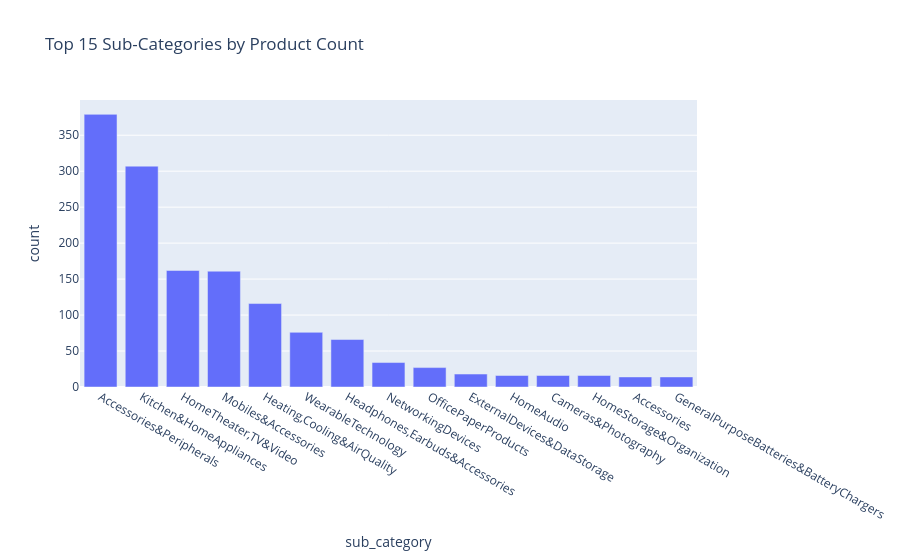

Here is the notebook cell this chart was saved with:
### Code cell
sub_cat_counts = clean_df['sub_category'].value_counts().reset_index()
sub_cat_counts.columns = ['sub_category', 'count']

fig = px.bar(sub_cat_counts.head(15), x='sub_category', y='count',
             title='Top 15 Sub-Categories by Product Count')
fig.show()

### Figure 1 — Plotly figure (JSON) as saved in the notebook; plotly's stock layout.template omitted (floating-point values rounded to 4 significant figures)
{"data": [{"hovertemplate": "sub_category=%{x}<br>count=%{y}<extra></extra>", "legendgroup": "", "marker": {"color": "#636efa", "pattern": {"shape": ""}}, "name": "", "orientation": "v", "showlegend": false, "textposition": "auto", "type": "bar", "x": ["Accessories&Peripherals", "Kitchen&HomeAppliances", "HomeTheater,TV&Video", "Mobiles&Accessories", "Heating,Cooling&AirQuality", "WearableTechnology", "Headphones,Earbuds&Accessories", "NetworkingDevices", "OfficePaperProducts", "ExternalDevices&DataStorage", "HomeAudio", "Cameras&Photography", "HomeStorage&Organization", "Accessories", "GeneralPurposeBatteries&BatteryChargers"], "xaxis": "x", "y": [379, 307, 162, 161, 116, 76, 66, 34, 27, 18, 16, 16, 16, 14, 14], "yaxis": "y"}], "layout": {"barmode": "relative", "legend": {"tracegroupgap": 0}, "title": {"text": "Top 15 Sub-Categories by Product Count"}, "xaxis": {"anchor": "y", "domain": [0, 1], "title": {"text": "sub_category"}}, "yaxis": {"anchor": "x", "domain": [0, 1], "title": {"text": "count"}}}}
